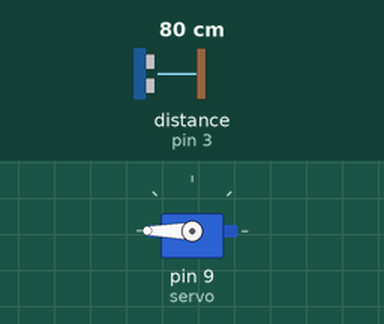
Simulated run of this sketch. Board: Arduino Uno, built with avr-gcc and run on an emulated ATmega328P. On the bench: servo. Wiring (inferred from the names in the program): ultrasonic range finder: trigger pin 4; echo pin 3. Inputs (shaded band) come from the test bench; at power-on: distance to the obstacle (sensor on pin 3) 80 cm. The echo pulse lasts 58.3 µs per cm.

Above: at 1.2 s.
1.3 s: distance to the obstacle (sensor on pin 3) set to 23 cm
2.8 s: distance to the obstacle (sensor on pin 3) set to 18 cm
At 4.0 s:
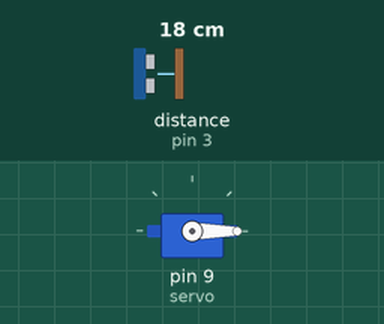
4.3 s: distance to the obstacle (sensor on pin 3) set to 35 cm
At 5.7 s:
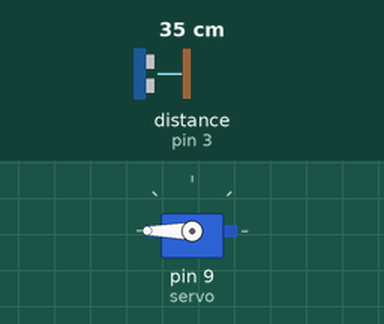
6.4 s: distance to the obstacle (sensor on pin 3) set to 2 cm
At 6.8 s:
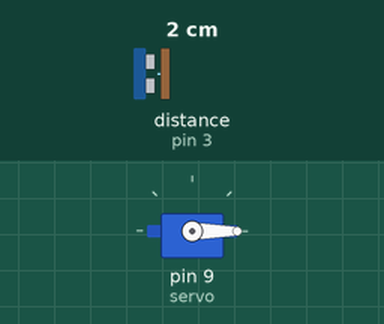
Timing chart, 0 to 8.9 s (numbered marks = the images above; inputs shaded):
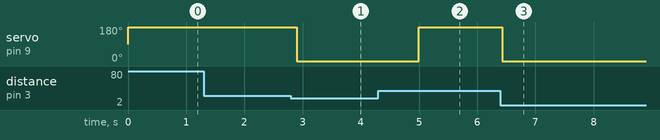

Measured:
- the behaviour switches between 21 and 20 cm on distance to the obstacle (sensor on pin 3) (found by bisection; images 0 and 1)
- after the input at 1.3 s, every drawn part: stays the same
- after the input at 2.8 s, servo on pin 9 (servo): 180° → 0° after 0.10 s
- after the input at 4.3 s, servo on pin 9 (servo): 0° → 180° after 0.70 s
- after the input at 6.4 s, servo on pin 9 (servo): 180° → 0° at once

The sketch:

smarttrash.ino
```cpp
#include <Servo.h>
#define TRIG 4
#define ECHO 3

Servo servo;
boolean isNear = false;

void setup()
{
  pinMode(TRIG, OUTPUT);
  pinMode(ECHO, INPUT);
  servo.attach(9);
}

void loop()
{
    digitalWrite(TRIG, HIGH);
    delayMicroseconds(2);
    digitalWrite(TRIG, LOW);
    long distance = pulseIn(ECHO, HIGH) / 58;

    if(distance < 20)
    {
      servo.write(0);
      delay(2000);
    }
    else
    {
        servo.write(180);
    }
     delay(100);
}
```
